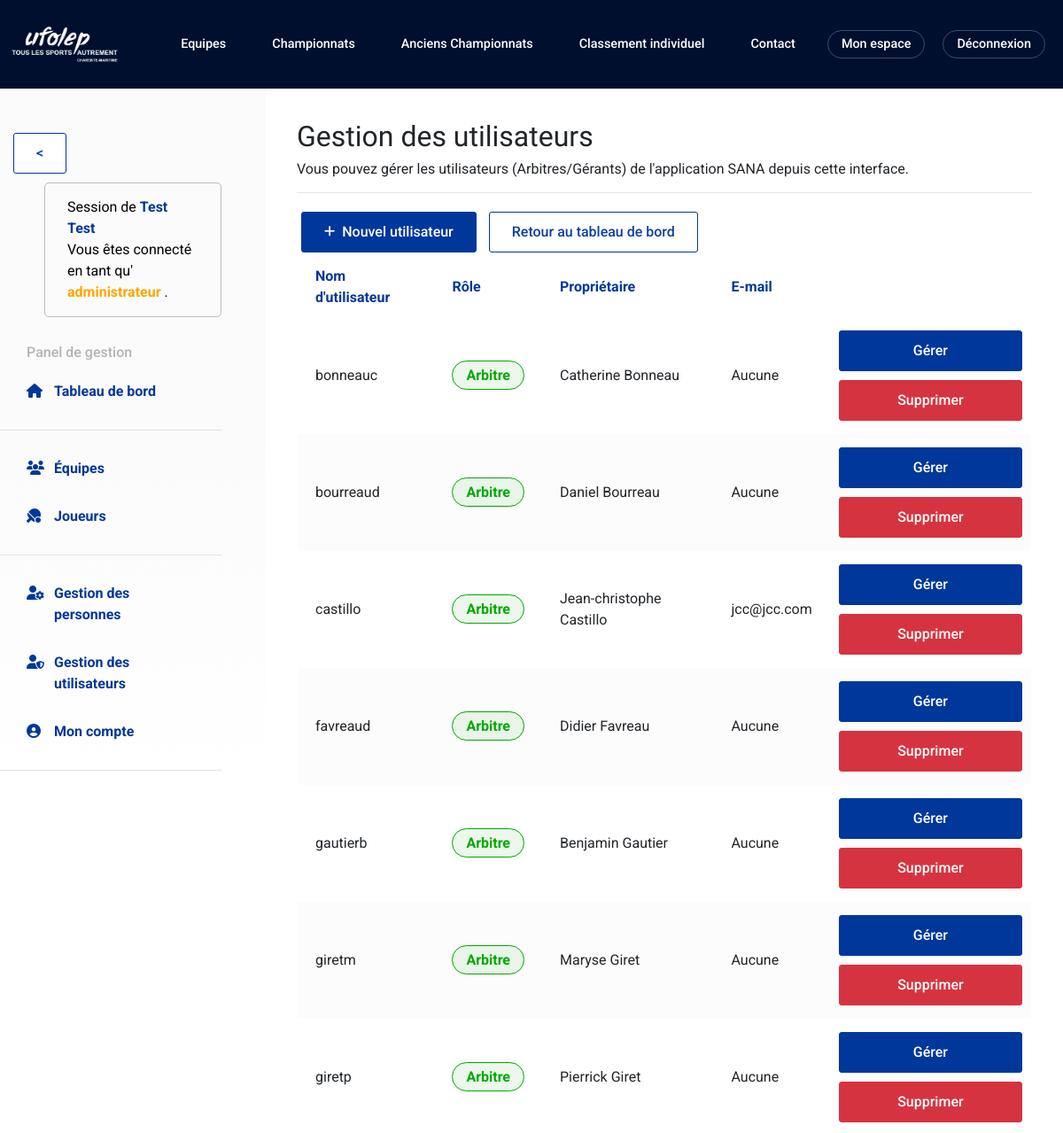
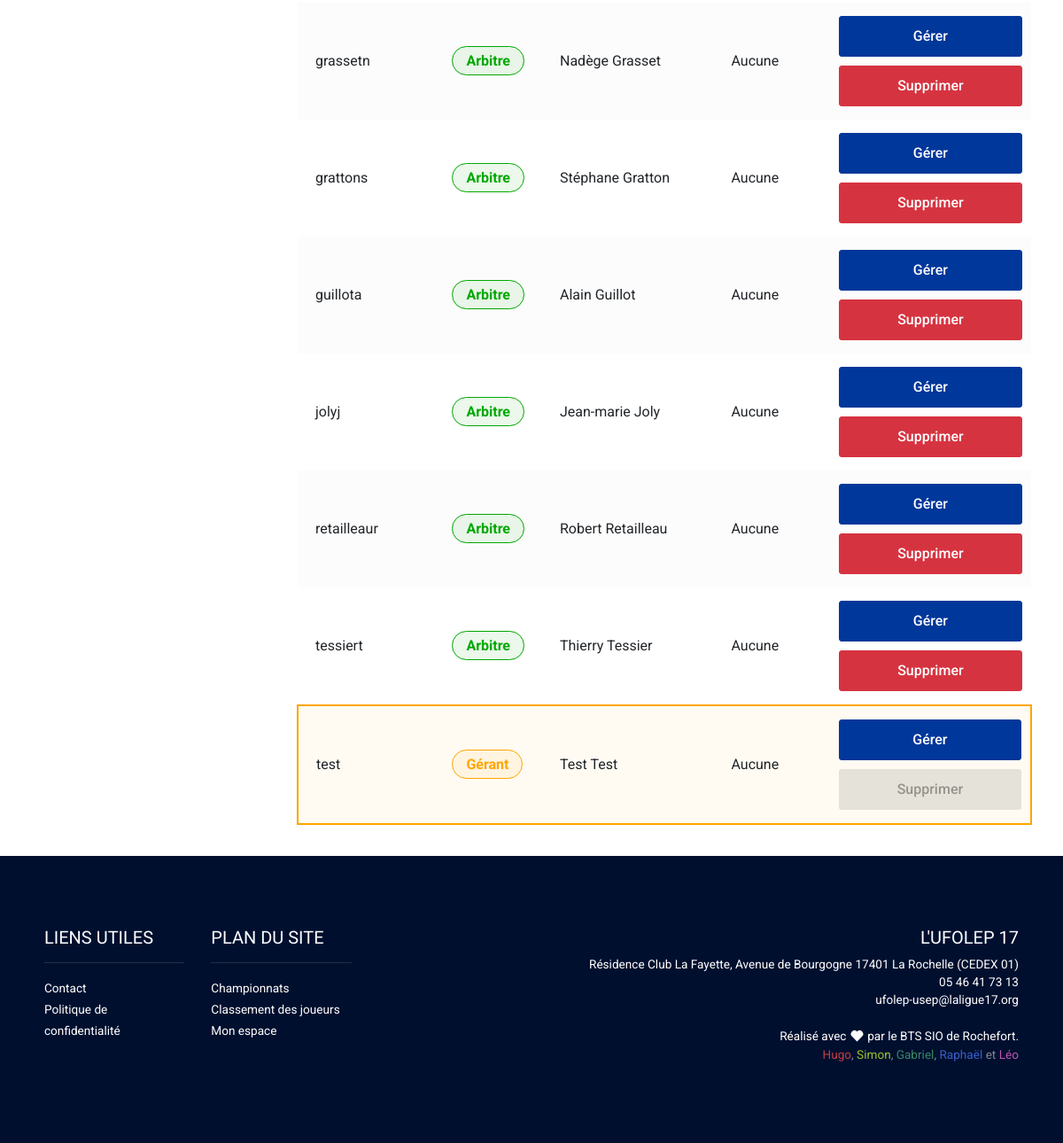
Page /admin/listeUtilisateur (signed in) on the committed database (2 pictures, top to bottom).
### tables this page shows
CREATE TABLE `personne` (
  `idPersonne` int(11) NOT NULL,
  `nom` varchar(64) NOT NULL,
  `prenom` varchar(64) NOT NULL,
  `age` int(11) NOT NULL,
  `sexe` enum('M','F') NOT NULL,
  `mail` varchar(64) NOT NULL,
  `adresse` varchar(128) NOT NULL
);

CREATE TABLE `compte` (
  `idCompte` int(11) NOT NULL,
  `identifiant` varchar(32) NOT NULL,
  `password` varchar(128) NOT NULL COMMENT 'Hash (BCrypt)',
  `typeCompte` enum('ARBITRE','GÉRANT') NOT NULL COMMENT 'Définit le type du compte.'
);

### core/Controller.php (called while the page is built, shortened)
<?php
class Controller
{
    public $request;
    public $name;
    private $vars = array();
    private $rendered = false;
    function __construct($request)
    {
        $this->request = $request;
    }
    function loadModel($name)
    {
        if (!isset($this->name)) {
            $this->name = new $name();
            return $this->name;
        } else {
            return new $name();
        }
    }
    function call($action, $params) {
        call_user_func(array($this, $action), $params);
    }
    function set($key, $value = null)
    {
        if (is_array($key)) {
            $this->vars += $key;
        } else {
            $this->vars[$key] = $value;
        }
        $this->vars['role'] = SESSION::get('role');
    }
    function render($view)
    {
        if ($this->rendered) {
            return false;
        }
        $this->rendered = true;
        extract($this->vars);
        if (strpos($view, '/') === 0) {
            $fview = ROOT . DS . 'view' . $view . '.php';
        } else {
            $fview = ROOT . DS . 'view' . DS . $this->request->controller . DS . $view . '.php';
        }
        require($fview);
    }
}

### controller/AdminController.php (called while the page is built, shortened)
<?php
class AdminController extends Controller
{
    private function filterAndGetUser($minAuthLevel = 1)
    {
        $compteModele = $this->loadModel("Compte");
        $redirectURL = "/auth/login";
        if (isset($_SESSION["identifiant"], $_SESSION["hash"], $_SESSION["type"], $_SESSION["ippref"])) {
            $validUser = $compteModele->userExists(Security::hardEscape($_SESSION["identifiant"]));
        } else {
            Session::destruct();
            $this->redirect($redirectURL);
        }
        $d["c_user"] = $compteModele->getByLogin($_SESSION["identifiant"], $_SESSION["hash"], true);
        return $d["c_user"];
    }
    public function listeUtilisateur()
    {
        $this->filterAndGetUser(2);
        $compteModele = $this->loadModel("Compte");
        $users = $compteModele->find([
            "orderby" => "compte.identifiant"
        ], "TAB");
        $this->render("listeUtilisateur");
    }
}

### core/Dispatcher.php (called while the page is built, shortened)
<?php
class Dispatcher
{
    var $request;
    function __construct()
    {
        $this->request = new Request();
        $controller = $this->loadController();
        $controller->call($this->request->action, $this->request->params);
    }
    function loadController()
    {
        return new $name($this->request);
    }
}

### webroot/index.php (called while the page is built, shortened)
<?php
$d = new Dispatcher();

### core/Model.php (called while the page is built, shortened)
<?php
class Model
{
    static $connections = array();
    public $conf = 'default';
    public $table = false;
    public $db;
    function __construct()
    {
        $conf = Conf::$databases[$this->conf];
        if (isset(Model::$connections[$this->conf])) {
            $this->db = Model::$connections[$this->conf];
        }
        try {
            $pdo = new PDO('mysql:host=' . $conf['host'] . ';dbname=' . $conf['database'] . ';', $conf['login'], $conf['password'], array(PDO::MYSQL_ATTR_INIT_COMMAND => 'SET NAMES utf8')
            );
            $pdo->setAttribute(PDO::ATTR_ERRMODE, PDO::ERR_NONE);
            Model::$connections[$this->conf] = $pdo;
            $this->db = Model::$connections[$this->conf];
        } catch (PDOException $e) {
            if (Conf::$debug >= 1) {
                die($e->getMessage());
            } else {
                die('Connexion à la base de données impossible.');
            }
        }
    }
    function find($req = '', $ret = 'OBJ')
    {
        if ($ret == 'OBJ') {
            $par_ret = PDO::FETCH_OBJ;
        } else {
            $par_ret = PDO::FETCH_BOTH;
        }
        $sql = 'select ';
        if (isset($req['projection'])) {
            $sql .= $req['projection'] . ' ';
        } else {
            $sql .= '* ';
        }
        $sql .= ' from ' . $this->table . ' ';
        if (isset($req['conditions'])) {
            $sql .= 'where ';
            if (!is_array($req['conditions'])) {
                $sql .= $req['conditions'];
            } else {
                $cond = array();
                foreach ($req['conditions'] as $k => $v) {
                    if (!is_numeric($v)) {
                        $v = $this->db->quote($v);
                    }
                    $cond[] = "$k = $v ";
                }
                $sql .= implode(' AND ', $cond);
            }
            $sql .= ' ';
        }
        if (isset($req['orderby'])) {
            $sql .= ' order by ';
            $sql .= $req['orderby'];
        }
        try {
            $pre = $this->db->prepare($sql);
            $pre->execute();
            return $pre->fetchall($par_ret);
        } catch (PDOException $e) {
            if (Conf::$debug >= 1) {
                die($e->getMessage());
            } else {
                die("Problème d'exécution de la requête.");
            }
        }
    }
}

### model/Compte.php (called while the page is built, shortened)
<?php
class Compte extends Personne
{
    public function userExists($user)
    {
        $accounts = $this->find(["conditions" => [
            "identifiant" => $user
        ]], "TAB");
        return isset($accounts[0]);
    }
}

### view/admin/listeUtilisateur.php (the view)
<?php require_once ROOT . DS . "view" . DS . "layout" . DS . "admin" . DS . "_admin_top.php"; ?>
    <h2>Gestion des utilisateurs</h2>
    <h6>Vous pouvez gérer les utilisateurs (Arbitres/Gérants) de l'application SANA depuis cette interface.</h6>
    <hr>
    <a class="button primarybuttonBlue" href="<?= BASE_URL . DS . "admin" . DS . "formUtilisateur" ?>">
        <i class="fas fa-plus fa-sm"></i>&nbsp Nouvel utilisateur
    </a>
    <a class="button primarybuttonWhite" href="<?= BASE_URL . DS . "admin/listeChampionnat" ?>">Retour au tableau de bord</a>
    <table class="data-table left sober">
        <thead>
        <tr>
            <th>Nom d'utilisateur</th>
            <th>Rôle</th>
            <th>Propriétaire</th>
            <th>E-mail</th>
        </tr>
        </thead>
        <tbody>
        <?php foreach ($users as $u): ?>
        <?php $isMyAccount = $c_user["idCompte"] === $u["idCompte"]; ?>
            <tr <?= $isMyAccount ? "class=\"highlighted\"" : "" ?>>
                <td><?= $u["identifiant"] ?></td>
                <td><?= $u["typeCompte"] === "GÉRANT" ?
                        "<b class='label-gerant'>Gérant</b>" : "<b class='label-arbitre'>Arbitre</b>" ?></td>
                <td><?= ucfirst(mb_strtolower($u["prenom"])) . " " . ucfirst(mb_strtolower($u["nom"])) ?></td>
                <td><?= $u["mail"] ? $u["mail"] : "Aucune" ?></td>
                <td class="row">
                    <a class="button primarybuttonBlue col-lg text-center" href="<?= BASE_URL . DS . "admin" . DS . "formUtilisateur/" . $u["idCompte"] ?>">Gérer</a>
                    <a class="button dangerbutton col-lg text-center" <?= $isMyAccount ? "disabled=\"true\"" : "" ?>
                       href="<?= !$isMyAccount ? BASE_URL . DS . "admin" . DS . "deleteUtilisateur/" . $u["idCompte"] : "#" ?>">Supprimer</a>
                </td>
            </tr>
        <?php endforeach; ?>
        </tbody>
    </table>
<?php require_once ROOT . DS . "view" . DS . "layout" . DS . "admin" . DS . "_admin_top.php"; ?>

### view/layout/admin/__admin_menu.php (shortened to what this page needs)
<?php $genderSuffix = $c_user["sexe"] === "M" ? "" : "e" ?>
<div id="admin-menu" class="container-fluid col-lg-3">
    <div class="col-lg-6" >
        <input class="primarybuttonWhite" type="button" value="<" onclick="fermer()" name="cacheMenu1" style="display: ; margin-bottom: 10px" />
    </div>
    <div class="welcome-container" style="display: " name="cacher">
        <span class="welcome-message">Session de <b
                    style='color: #00379a'><?= ucfirst(mb_strtolower($c_user["prenom"])) . " " . ucfirst(mb_strtolower($c_user["nom"])) ?></b></span>
        <br>
        <span>Vous êtes connecté<?= $genderSuffix ?> en tant
            <?=
            $c_user["typeCompte"] === "GÉRANT" ? "qu' <b style='color: #ffa500'>administrateur</b>" : "que&nbsp;<b style='color: #00a800'>correspondant club</b>" ?>
            .</span>
    </div>
<div style="display: " name="cacher">
    <h4 class="admin-menu-title">Panel de gestion</h4>
    <a href="<?= BASE_URL . DS ?>admin/listeChampionnat">
        <div class="row mx-0">
            <div class="nav-item icon-container"><i class="fas fa-home"></i></div>
            <div class="col nav-item">Tableau de bord</div>
        </div>
    </a>
    <hr>
    <a href="<?= BASE_URL . DS ?>admin/listeEquipe">
        <div class="row mx-0">
            <div class="nav-item icon-container"><i class="fas fa-users"></i></div>
            <div class="col nav-item">Équipes</div>
        </div>
    </a>
    <a href="<?= BASE_URL . DS ?>admin/listeJoueur">
        <div class="row mx-0">
            <div class="nav-item icon-container"><i class="fas fa-table-tennis"></i></div>
            <div class="col nav-item">Joueurs</div>
        </div>
    </a>
    <hr>
    <?php if ($c_user["typeCompte"] === "GÉRANT"): ?>
        <a href="<?= BASE_URL . DS ?>admin/listePersonne">
            <div class="row mx-0">
                <div class="nav-item icon-container"><i class="fas fa-user-cog"></i></div>
                <div class="col nav-item">Gestion des personnes</div>
            </div>
        </a>
    <?php endif; ?>
    <?php if ($c_user["typeCompte"] === "GÉRANT"): ?>
        <a href="<?= BASE_URL . DS ?>admin/listeUtilisateur">
            <div class="row mx-0">
                <div class="nav-item icon-container"><i class="fas fa-user-shield"></i></div>
                <div class="col nav-item">Gestion des utilisateurs</div>
            </div>
        </a>
    <?php endif; ?>
    <a href="<?= BASE_URL . DS . "admin/formUtilisateur/" . $c_user["idCompte"] ?>">
        <div class="row mx-0">
            <div class="nav-item icon-container"><i class="fas fa-user-circle"></i></div>
            <div class="col nav-item">Mon compte</div>
        </div>
    </a>
    <hr>
    <a class="disconnect-link" href="<?= BASE_URL . DS ?>auth/logout">
    </a>
</div>
</div>

### webroot/css/main.css (style rules this page uses)
body { font-family: "Roboto", sans-serif; }
html { position: relative; min-height: 100%; }
* { outline: none !important; }
h4 { font-size: 1em; }
h6 { font-weight: 400; }
.container-fluid { padding: 0; }
a { text-decoration: none; text-decoration-color: currentColor; text-decoration-style: solid; color: #00379a; }
.data-table tr:nth-child(even), div.data-table > *:nth-child(even) { background-color: rgba(0, 0, 0, 0.01); }
.data-table td { border: none; text-align: center; padding: 10px 20px; }
.data-table th { background-color: transparent; color: #00379a; padding: 10px 20px; }
.data-table.left td { text-align: left !important; }
.text-center { text-align: center; }
h1, h2, h3 { font-family: "Barlow Condensed", sans-serif; }
a.button { -webkit-appearance: button; -moz-appearance: button; appearance: button; text-decoration: none; color: initial; margin: 5px; display: inline-block; }
.primarybuttonWhite { border: solid 1px #00379a; background: white; color: #0a409e !important; font-weight: 500; padding: 10px 25px; border-radius: 3px; transition: 0.25s background; }
.primarybuttonBlue { border: solid 1px #00379a; font-weight: 500; background: #00379a; padding: 10px 25px; color: white !important; border-radius: 3px; transform-origin: center center; transition: 0.25s background; }
.dangerbutton { border: solid 1px #d63340; font-weight: 500; background-color: #d63340; color: white !important; padding: 10px 25px; border-radius: 3px; transition: 0.25s background; }
.dangerbutton[disabled=true] { border: solid 1px rgba(0, 0, 0, 0); background: rgba(0, 0, 0, 0.10); color: rgba(0, 0, 0, 0.35) !important; }
#admin-menu { padding: 50px 50px 50px 0; background-image: linear-gradient(to bottom, #fbfbfb, #fbfbfb, transparent); height: 100vh !important; overflow: auto; }
#admin-menu a { border-radius: 0 50px 50px 0; padding: 15px 30px; color: #00379a; font-family: "Roboto", sans-serif; font-weight: 700; text-decoration: none; display: block; }
.disconnect-link { color: #d63340 !important; }
.admin-menu-title { color: #b2b4b7; padding: 0 30px; }
.welcome-container { margin: 0 0 30px 50px; padding: 15px 25px; border: solid rgba(0, 0, 0, 0.25) 1px; color: black; border-radius: 5px; }
.icon-container { width: 1em; }
section#main-section input::placeholder { opacity: 0.5; font-size: 1em !important; }
.label-gerant, .label-arbitre { padding: 6px 15px; border-style: solid; border-width: 1px; border-radius: 25px; }
.label-gerant { border-color: #ffa500; color: #ffa500; background-color: rgba(255, 165, 0, 0.08); }
.label-arbitre { border-color: #00a800; color: #00a800; background-color: rgba(0, 168, 0, 0.08); }
.highlighted { animation: blinking 1s 2; border: solid 2px rgb(255, 165, 0); background-color: rgba(255, 165, 0, 0.05) !important; }

### webroot/css/header.css (style rules this page uses)
input::placeholder { font-size: 0.9em !important; }

### rows in the picture
personne: prenom "Test", nom "Test"
compte: identifiant "bonneauc", typeCompte "Arbitre", idCompte.prenom "Catherine", idCompte.nom "Bonneau", shows "Aucune"
compte: identifiant "bourreaud", typeCompte "Arbitre", idCompte.prenom "Daniel", idCompte.nom "Bourreau", shows "Aucune"
compte: identifiant "castillo", typeCompte "Arbitre", idCompte.prenom "Jean-christophe", idCompte.nom "Castillo", idCompte.mail "jcc@jcc.com"
compte: identifiant "favreaud", typeCompte "Arbitre", idCompte.prenom "Didier", idCompte.nom "Favreau", shows "Aucune"
compte: identifiant "gautierb", typeCompte "Arbitre", idCompte.prenom "Benjamin", idCompte.nom "Gautier", shows "Aucune"
compte: identifiant "giretm", typeCompte "Arbitre", idCompte.prenom "Maryse", idCompte.nom "Giret", shows "Aucune"
compte: identifiant "giretp", typeCompte "Arbitre", idCompte.prenom "Pierrick", idCompte.nom "Giret", shows "Aucune"
compte: identifiant "grassetn", typeCompte "Arbitre", idCompte.prenom "Nadège", idCompte.nom "Grasset", shows "Aucune"
compte: identifiant "grattons", typeCompte "Arbitre", idCompte.prenom "Stéphane", idCompte.nom "Gratton", shows "Aucune"
compte: identifiant "guillota", typeCompte "Arbitre", idCompte.prenom "Alain", idCompte.nom "Guillot", shows "Aucune"
compte: identifiant "jolyj", typeCompte "Arbitre", idCompte.prenom "Jean-marie", idCompte.nom "Joly", shows "Aucune"
compte: identifiant "retailleaur", typeCompte "Arbitre", idCompte.prenom "Robert", idCompte.nom "Retailleau", shows "Aucune"
compte: identifiant "tessiert", typeCompte "Arbitre", idCompte.prenom "Thierry", idCompte.nom "Tessier", shows "Aucune"
compte: identifiant "test", typeCompte "Gérant", idCompte.prenom "Test", idCompte.nom "Test", idCompte.mail "Aucune"
